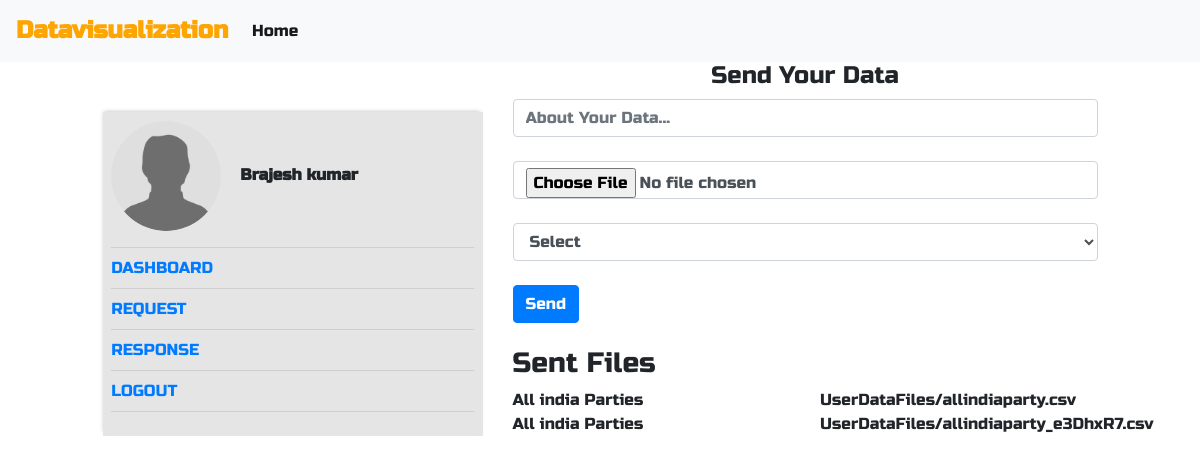
/profile/request/ (signed in), run on the app's committed database.
### Admincontrol/models.py (models this page shows)
class UserData(models.Model):
	file = models.FileField(upload_to='UserDataFiles/',default='alt.jpeg')
	about = models.CharField(max_length=10000,blank=True,default='')
	userid = models.CharField(max_length=100000,blank=False,default='')

### home/views.py (the view)
# urls.py: path('profile/request/',views.requestToAdmin,name='requestToAdmin'),
@login_required(login_url='indexHome')
def requestToAdmin(request):
	try:
		if request.method=="POST" and request.FILES['filedata']:
			about = request.POST['title']
			file = request.FILES['filedata']
			cate = request.POST['category']
			filecheck = str(file).split('.')
			filename  = filecheck[0]
			filetype  = filecheck[-1]
			filesize  = str(round((file.size/1024)/1024,4))+"MB"
			if cate=="Select":
				messages.error(request,'Please Select Category')
			if about=='':
				messages.error(request,"Please Fill about")
			else:
				if str(filetype).lower() not in ['csv','txt']:
					messages.error(request,f'{filetype} files Are Not Allowed To Upload')
				else:
					Create = FILES.objects.create(file=file,cate=cate,filesize=filesize,filetype=filetype,filename=filename)
					Create.save()
					files = UserData.objects.create(file=file,about=about,userid=request.user.id)
					files.save()
					messages.info(request,"Successfully Uploaded")
	except Exception as e:
		messages.error(request,"Please Choose File")
	obj = UserData.objects.all().filter(userid=request.user.id)
	cates = CATE.objects.all()
	return render(request,'home/request.html',{"cate":cates,"obj":obj})

### templates/home/request.html (shortened to what this page needs)
{% extends 'home/base.html' %}
{% load static %}
   {%block content%}
      <center><h4>Send Your Data</h4></center>
      <form action="" method="POST" enctype="multipart/form-data">
        <input type="text" name="title" placeholder="About Your Data..." class="form-control">
        <br>
        <input type="file" name="filedata" class="form-control">
        <br>
        <select class="form-control" name="category">
						<option>Select</option>
		</select>
		<br>
        <button type="submit" class="btn btn-primary">Send</button>
      </form>
      <br>
       <h3>Sent Files</h3>
      <div class="row">
      	{% for i in obj %}
      	  <div class="col-12 col-md-6">
      	  	  {{i.about}}
      	  	  <br>
      	  </div>
      	   <div class="col-12 col-md-6">
      	  	  <a>{{i.file}}</a>
      	  	  <br>
      	  </div>
      	{%endfor%}
      </div>
 {%endblock content %}

### templates/home/base.html (shortened to what this page needs)
{% load static %}
<!DOCTYPE html>
<html>
<head>
  <link rel="stylesheet" type="text/css" href="https://stackpath.bootstrapcdn.com/bootstrap/4.5.2/css/bootstrap.min.css">
  <link rel="stylesheet" type="text/css" href="https://stackpath.bootstrapcdn.com/font-awesome/4.7.0/css/font-awesome.min.css">
  <link rel="stylesheet" type="text/css" href="{% static 'home/css/main.css' %}">
</head>
<body>
  <header>
  <nav class="navbar navbar-expand-lg navbar-light bg-light">
  <a class="navbar-brand" href="#"><span style="color: orange;font-weight: bold;font-size: 1.202em;">Datavisualization</span></a>
  <div class="collapse navbar-collapse pull-right" id="navbarSupportedContent">
    <ul class="navbar-nav mr-auto ">
      <li class="nav-item active">
        <a class="nav-link" href="{% url 'indexHome' %}">Home <span class="sr-only">(current)</span></a>
      </li>
    </ul>
  </div>
</nav>
  </header>
  <content>
    <section>
      <div class="row">
        <div class="col-lg-1"></div>
        <div class="col-lg-4">
            <div class="profileSection">
              <ul>
                <li><img src="{% static 'home/images/user.png' %}" style="width: 110px;border-radius: 50%;height: 110px;">
                   {% if user.is_authenticated %}
                      <strong>{{request.user.first_name}}</strong>
                   {%endif%}
                </li>
                 <li><a href="{% url 'profile' %}">Dashboard</a></li>
                <li><a href="{% url 'requestToAdmin' %}">Request</a></li>
                <li><a href="">Response</a></li>
                <li><a href="{% url 'logout' %}">Logout</a></li>
              </ul>
            </div>
        </div>
        <div class="col-lg-6">
          {%block content%}
          {%endblock content%}
        </div>
        <div class="col-lg-1"></div>
      </div>
    </section>
  </content>
</body>
</html>

### static/home/css/main.css (style rules this page uses)
body { padding: 0; margin: 0; overflow-x: hidden; font-family: 'Russo One', sans-serif; }
* { padding: 0; margin: 0; }
.profileSection { margin-top: 50px; background:rgba(0,0,0,0.1); box-shadow: -1px -2px 4px -2px rgba(0,0,0,0.3); padding: .54rem; }
.profileSection ul { width: 100%; height: 100%; list-style: none; }
.profileSection ul li { display: block; width: 100%; border-bottom: 1px solid rgba(0,0,0,0.1); line-height: 40px; }
.profileSection ul li a { display: block; text-transform: uppercase; text-decoration: none; }

### data on the page
UserData: about "All india Parties", file "UserDataFiles/allindiaparty.csv"
UserData: about "All india Parties", file "UserDataFiles/allindiaparty_e3DhxR7.csv"

### other printed values
{{ request.user.first_name }} "Brajesh kumar"
